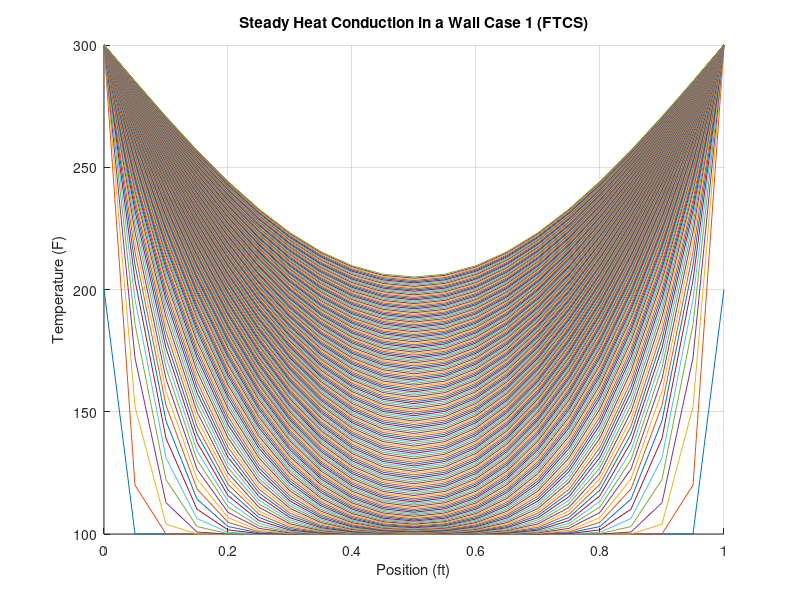

The MATLAB script that drew this image:
% Case 1
% Input (known data)
L = 1.0;            % wall thickness in ft
alpha = 0.1;        % Diffusivity constant 
T = 1 ;             % Assume 1 Hour time
Ti = 100.0;         % initial temperature
Ts = 300.0;         % boundary temperature
dx = 0.05;          % Spatial step
dt = 0.005;         % Time Step
Nx = L/dx;          % number of spatial steps
r = alpha * dt / dx^2;

N = L/dx + 1 ; % Space nodes
M = T/dt + 1 ; % Time nodes

% Zero vectors of x & t
x = zeros(N, 1);
t = zeros(M, 1);


% Discretize space & time domain
for i = 1:N
    x(i) = 0 + (i - 1)*dx;
end

for n = 1:M
    t(n) = 0 + (n - 1)*dt;
end

% Outer Nodes
U = zeros(M,N);
U(:,1) = 300; %Left Boundary Condition
U(:,N) = 300; %Right Boundary Condition
U(1,2:N-1) = 100; %Initial Condition

% Fix the corners by averaging overlapping BCs
U(1,1)   = (300+100) / 2;   % Bottom-left
U(1,N)   = (300+100) / 2;  % Bottom-right

% Interior Nodes
for n= 1:M-1
    for i=2:N-1
        U(n+1, i) = r*U(n,i+1) + (1-2*r)*U(n,i) + r*U(n,i-1);
    end
end
% Result of Matrics U
disp(U);
% Plotting
x = linspace(0, L, Nx+1);
figure(1);
hold on;
for k = 1:size(U, 1)
    plot(x, U(k, :));
end
xlabel('Position (ft)');
ylabel('Temperature (F)');
title('Steady Heat Conduction in a Wall Case 1 (FTCS)');
grid on;


n_idx = 101;  % corresponds to t = 0.5 hr
i_idx = 11;   % corresponds to x = 0.5 ft

numerical_u = U(n_idx, i_idx);
fprintf('Numerical solution at u(0.5, 0.5) = %.4f°F\n', numerical_u);